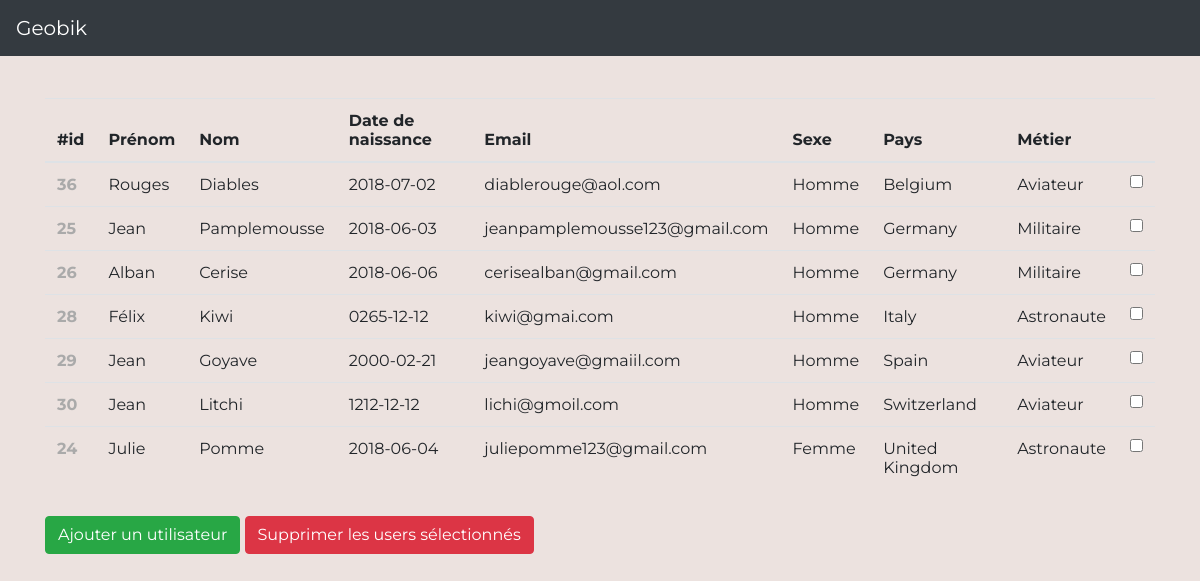
/?page=dashboard (signed in), run on the app's committed database.
### tables this page shows
CREATE TABLE `users` (
  `id` int(11) NOT NULL,
  `nom` varchar(30) NOT NULL,
  `prenom` varchar(30) NOT NULL,
  `date_naissance` date NOT NULL,
  `sexe` varchar(15) NOT NULL,
  `email` varchar(80) NOT NULL,
  `pays` varchar(30) NOT NULL,
  `metier` varchar(40) NOT NULL,
  `date_creation` date NOT NULL
);

### src/Classes/class_users.php (called while the page is built, shortened)
<?php
class Users{
    private $selectAllOrdPays;
    public function __construct($db){
        $this->selectAllOrdPays=$db->prepare("SELECT * FROM users ORDER BY pays");
    }
    public function selectAllOrdPays(){
        $this->selectAllOrdPays->execute();
        return $this->selectAllOrdPays->fetchAll();
    }
}
?>

### src/Views/dashboard.php (the view, shortened to what this page needs)
<?php
function dashboard($db){
    $users=new Users($db);
    $liste=$users->selectAllOrdPays();
?>
    <div class="container">
        <div class="dashboard">
            <form method="POST">
                <table class="table table-hover">
                    <thead>
                        <tr>
                            <th scope="col">#id</th>
                            <th scope="col">Prénom</th>
                            <th scope="col">Nom</th>
                            <th scope="col">Date de naissance</th>
                            <th scope="col">Email</th>
                            <th scope="col">Sexe</th>
                            <th scope="col">Pays</th>
                            <th scope="col">Métier</th>
                            <th scope="col"></th>
                        </tr>
                    </thead>
                    <tbody>
<?php
    foreach($liste as $user){
        echo '
            <tr>
                <th scope="row"><a href="index.php?page=modif&id='.$user['id'].'">'.$user['id'].'</a></th>
                <td>'.$user['prenom'].'</td>
                <td>'.$user['nom'].'</td>
                <td>'.$user['date_naissance'].'</td>
                <td>'.$user['email'].'</td>
                <td>'.$user['sexe'].'</td>
                <td>'.$user['pays'].'</td>
                <td>'.$user['metier'].'</td>
                <td><input type="checkbox" id="cocher[]" name="cocher[]" value="'.$user['id'].'"/></td>
            </tr>';
    }
    ?>
                    </tbody>
                </table>
                <a href="?page=ajout" class="btn btn-success" role="button">Ajouter un utilisateur</a>
                <button type="submit" class="btn btn-danger" id="btSupprimer" name="btSupprimer">Supprimer les users sélectionnés</button>
            </form>
        </div>
    </div>
<?php
}
?>

### index.php (shortened to what this page needs)
<html lang="fr">
  <head>
    <link rel="stylesheet" href="https://maxcdn.bootstrapcdn.com/bootstrap/4.0.0/css/bootstrap.min.css">
    <link rel="stylesheet" href="public/css/geobik.css">
  </head>
  <body>
    <nav class="navbar navbar-dark bg-dark">
      <a href="index.php" class="navbar-brand">Geobik</a>
    </nav>
<?php
$db=connect($config);
if($db==NULL){
	echo 'Problème.';
}else{
  $contenu=getPage();
  $contenu($db);
}
?>
  </body>
</html>

### public/css/geobik.css (style rules this page uses)
* { margin: 0px; padding: 0px; }
a { text-decoration: none; color: aaa; }
body { font-size: 16px; font-family: 'Montserrat', sans-serif; background-color: #ece2df; }
.inscription, .connexion, .accueil, .accueil_admin, .dashboard, .ajout { margin: 42 auto; }
.dashboard a, button { margin-top: 10.5px; }

### data on the page
users: id "36", prenom "Rouges", nom "Diables", date_naissance "2018-07-02", email "diablerouge@aol.com", sexe "Homme", pays "Belgium", metier "Aviateur"
users: id "25", prenom "Jean", nom "Pamplemousse", date_naissance "2018-06-03", email "jeanpamplemousse123@gmail.com", sexe "Homme", pays "Germany", metier "Militaire"
users: id "26", prenom "Alban", nom "Cerise", date_naissance "2018-06-06", email "cerisealban@gmail.com", sexe "Homme", pays "Germany", metier "Militaire"
users: id "28", prenom "Félix", nom "Kiwi", date_naissance "0265-12-12", email "kiwi@gmai.com", sexe "Homme", pays "Italy", metier "Astronaute"
users: id "29", prenom "Jean", nom "Goyave", date_naissance "2000-02-21", email "jeangoyave@gmaiil.com", sexe "Homme", pays "Spain", metier "Aviateur"
users: id "30", prenom "Jean", nom "Litchi", date_naissance "1212-12-12", email "lichi@gmoil.com", sexe "Homme", pays "Switzerland", metier "Aviateur"
users: id "24", prenom "Julie", nom "Pomme", date_naissance "2018-06-04", email "juliepomme123@gmail.com", sexe "Femme", pays "United Kingdom", metier "Astronaute"
